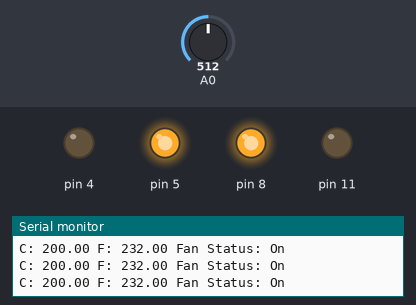
A sketch run on a simulated Arduino Uno, built with avr-gcc and run on an emulated ATmega328P. Parts: output pins drawn as LEDs (lit = HIGH), the last lines printed to the serial monitor. The test bench sets the inputs (shaded band); at power-on: A0 = 512.

Above: at 1.2 s.
1.3 s: A0 set to 168
4.3 s: A0 set to 138
At 5.5 s:
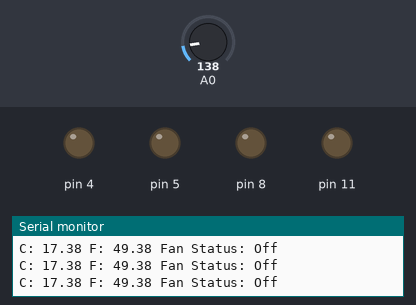
5.8 s: A0 set to 306
At 6.7 s:
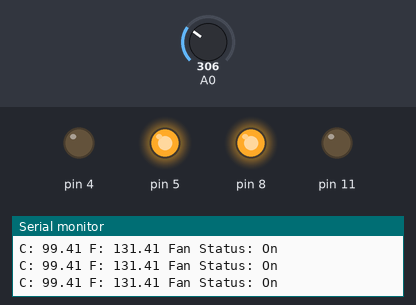
8.8 s: A0 set to 15
At 9.7 s:
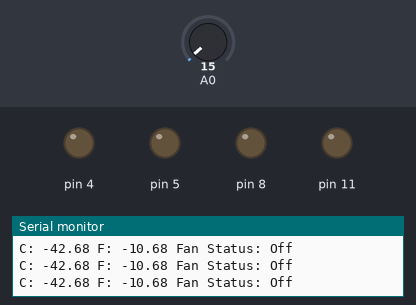
Timing chart, 0 to 11.3 s (numbered marks = the images above; inputs shaded):
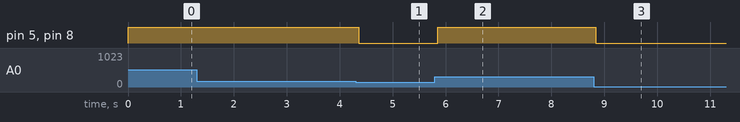

Measured:
- the behaviour switches between 154 and 153 on A0 (found by bisection; images 0 and 1)
- after the input at 4.3 s, pin 5, pin 8: HIGH → LOW after 0.06 s
- after the input at 5.8 s, pin 5, pin 8: LOW → HIGH after 0.05 s
- after the input at 8.8 s, pin 5, pin 8: HIGH → LOW at once

The sketch:

kipas_angin_otomatis.ino
```cpp
float temp;
float isMotorOn;

void setup()
{
  DDRB|=(1<<PD3); // PD3 is an output pin
  Serial.begin(9600);
  pinMode(A0, INPUT);

  pinMode(4, OUTPUT);
  pinMode(5, OUTPUT);
  pinMode(8, OUTPUT);

  digitalWrite(2, HIGH);
}

void loop()
{
  PORTD|=(1<<PD3); // HIGH to PD3
  temp = analogRead(A0);
  float tempc = (((temp * 5.0)/1024.0)-0.5)*100;
  float tempf = (9/5) * tempc + 32;

  // Print
  Serial.print("C: ");
  Serial.print(tempc);
  Serial.print(" F: ");
  Serial.print(tempf);
  Serial.print(" Fan Status: ");
  if (isMotorOn) {
    Serial.print("On");
  } else {
    Serial.print("Off");
  }
  Serial.println("");
  // Print

  if (tempc >= 25) {
    // LED
    digitalWrite(8, HIGH);

   	digitalWrite(5, HIGH);
    digitalWrite(4, LOW);

    isMotorOn = true;
  } else {
    // LED
    digitalWrite(8, LOW);

    digitalWrite(4, LOW);
    digitalWrite(5, LOW);

    isMotorOn = false;
  }

}
```
